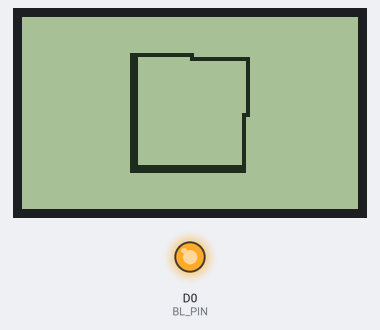
A sketch run on a simulated ESP8266 (Wemos D1 mini). Parts: 84×48 one-colour display, output pins drawn as LEDs (lit = HIGH). What the sketch prints to the serial monitor is not drawn.

Above: at 2.25 s.
At 6.76 s:
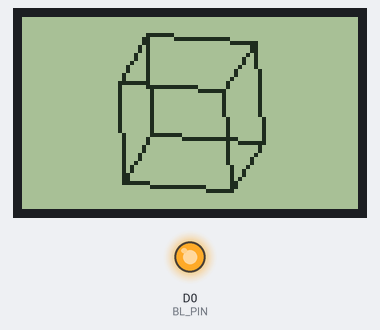
At 11.57 s:
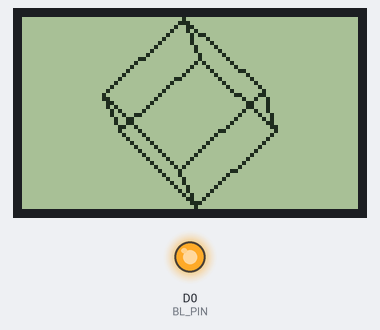
At 21.05 s:
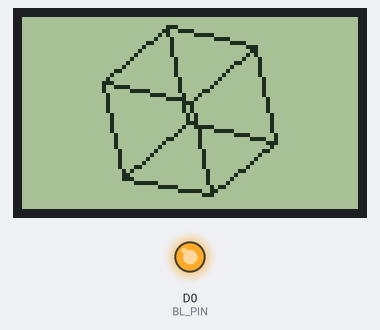
At 30.46 s:
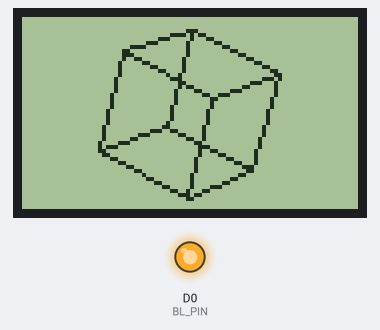
At 39.63 s:
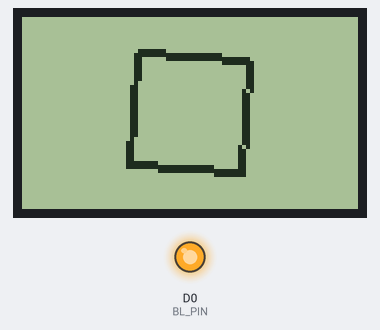

The sketch:

cube.ino
```cpp
/* Rotating 3D cube
 *
 * Connections:
 * WeMos D1 Mini   Nokia 5110    Description
 * (ESP8266)       PCD8544 LCD
 *
 * D2 (GPIO4)      0 RST         Output from ESP to reset display
 * D1 (GPIO5)      1 CE          Output from ESP to chip select/enable display
 * D6 (GPIO12)     2 DC          Output from display data/command to ESP
 * D7 (GPIO13)     3 Din         Output from ESP SPI MOSI to display data input
 * D5 (GPIO14)     4 Clk         Output from ESP SPI clock
 * 3V3             5 Vcc         3.3V from ESP to display
 * D0 (GPIO16)     6 BL          3.3V to turn backlight on, or PWM
 * G               7 Gnd         Ground
 *
 * More info:
 * https://github.com/mcauser/WeMos-D1-mini-Nokia-5110-PCD8544
 *
 * Dependencies:
 * https://github.com/adafruit/Adafruit-GFX-Library
 * https://github.com/adafruit/Adafruit-PCD8544-Nokia-5110-LCD-library
 * - This pull request adds ESP8266 support:
 * - https://github.com/adafruit/Adafruit-PCD8544-Nokia-5110-LCD-library/pull/27
 */

#include <Arduino.h>

#include <SPI.h>
#include <Adafruit_GFX.h>
#include <Adafruit_PCD8544.h>

// Pins
const int8_t RST_PIN = D2;
const int8_t CE_PIN = D1;
const int8_t DC_PIN = D6;
//const int8_t DIN_PIN = D7;  // Uncomment for Software SPI
//const int8_t CLK_PIN = D5;  // Uncomment for Software SPI
const int8_t BL_PIN = D0;


// Software SPI with explicit CE pin.
// Adafruit_PCD8544 display = Adafruit_PCD8544(CLK_PIN, DIN_PIN, DC_PIN, CE_PIN, RST_PIN);

// Software SPI with CE tied to ground. Saves a pin but other pins can't be shared with other hardware.
// Adafruit_PCD8544(int8_t CLK_PIN, int8_t DIN_PIN, int8_t DC_PIN, int8_t RST_PIN);

// Hardware SPI based on hardware controlled SCK (SCLK) and MOSI (DIN) pins. CE is still controlled by any IO pin.
// NOTE: MISO and SS will be set as an input and output respectively, so be careful sharing those pins!
Adafruit_PCD8544 display = Adafruit_PCD8544(DC_PIN, CE_PIN, RST_PIN);


#define SHAPE_SIZE 700
#define ROTATION_SPEED 25 // Delay in ms between cube redraws

float d = 3;
float px[] = { -d,  d,  d, -d, -d,  d,  d, -d };
float py[] = { -d, -d,  d,  d, -d, -d,  d,  d };
float pz[] = { -d, -d, -d, -d,  d,  d,  d,  d };

float p2x[] = {0,0,0,0,0,0,0,0};
float p2y[] = {0,0,0,0,0,0,0,0};

float r[] = {0,0,0};

void setup() {
  Serial.begin(9600);
  Serial.println("\n\nWeMos D1 Mini + Nokia 5110 PCD8544 84x48 Monochrome LCD\nUsing Adafruit_PCD8544 and Adafruit_GFX libraries\n");

  // Turn LCD backlight on
  pinMode(BL_PIN, OUTPUT);
  digitalWrite(BL_PIN, HIGH);

  display.begin();
  display.setContrast(60);  // Adjust for your display
  Serial.println("Show Adafruit logo bitmap");

  // Show the Adafruit logo, which is preloaded into the buffer by their library
  // display.clearDisplay();
  delay(2000);

  display.clearDisplay();
  display.setTextSize(1);
  display.setTextColor(BLACK);
  display.display();
}

void loop() {
  drawCube();
  delay(ROTATION_SPEED);
}

void drawCube() {
  r[0] = r[0] + PI / 180.0; // Add a degree
  r[1] = r[1] + PI / 180.0; // Add a degree
  r[2] = r[2] + PI / 180.0; // Add a degree
  if (r[0] >= 360.0 * PI / 180.0) r[0] = 0;
  if (r[1] >= 360.0 * PI / 180.0) r[1] = 0;
  if (r[2] >= 360.0 * PI / 180.0) r[2] = 0;

  for (int i = 0; i < 8; i++) {
    float px2 = px[i];
    float py2 = cos(r[0]) * py[i] - sin(r[0]) * pz[i];
    float pz2 = sin(r[0]) * py[i] + cos(r[0]) * pz[i];

    float px3 = cos(r[1]) * px2 + sin(r[1]) * pz2;
    float py3 = py2;
    float pz3 = -sin(r[1]) * px2 + cos(r[1]) * pz2;

    float ax = cos(r[2]) * px3 - sin(r[2]) * py3;
    float ay = sin(r[2]) * px3 + cos(r[2]) * py3;
    float az = pz3 - 150;

    p2x[i] = LCDWIDTH / 2 + ax * SHAPE_SIZE / az;
    p2y[i] = LCDHEIGHT / 2 + ay * SHAPE_SIZE / az;
  }

  display.clearDisplay();

  for (int i = 0; i < 3; i++) {
    display.drawLine(p2x[i],   p2y[i],   p2x[i+1], p2y[i+1], BLACK);
    display.drawLine(p2x[i+4], p2y[i+4], p2x[i+5], p2y[i+5], BLACK);
    display.drawLine(p2x[i],   p2y[i],   p2x[i+4], p2y[i+4], BLACK);
  }

  display.drawLine(p2x[3], p2y[3], p2x[0], p2y[0], BLACK);
  display.drawLine(p2x[7], p2y[7], p2x[4], p2y[4], BLACK);
  display.drawLine(p2x[3], p2y[3], p2x[7], p2y[7], BLACK);

  display.display();
}
```
